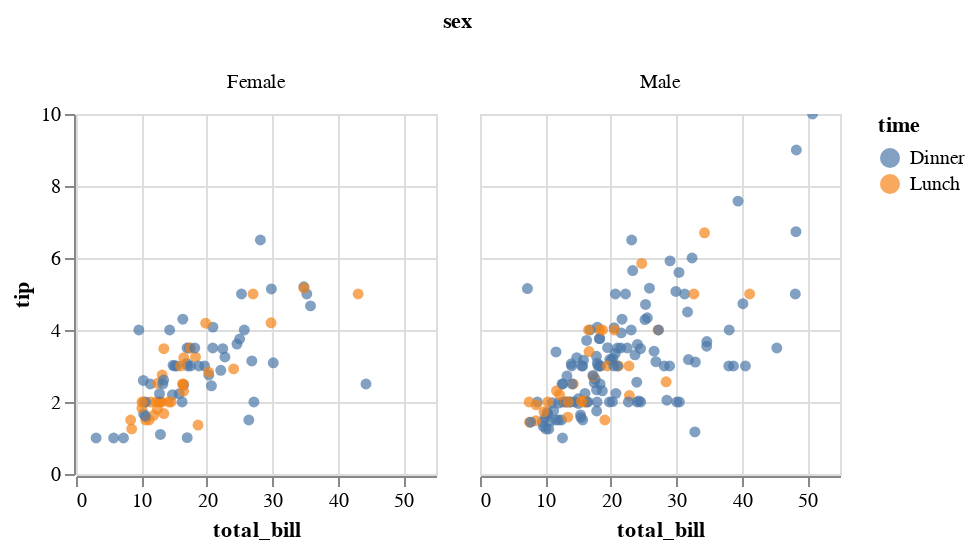

Notebook cell for this chart:
### Code cell
c = salt.FacetGrid(tips, col="sex", hue="time", palette="Set1", hue_order=["Dinner", "Lunch"])
display(c.map_dataframe(palt.scatter, "total_bill", "tip", **kws).add_legend())

g = sns.FacetGrid(tips, col="sex", hue="time", palette="Set1", hue_order=["Dinner", "Lunch"])
g = g.map(plt.scatter, "total_bill", "tip", **kws).add_legend()

### Figure 1 — Vega-Lite specification as saved in the notebook (floating-point values rounded to 4 significant figures; data arrays with more than 128 entries replaced by an {"elided": "..."} marker saying what was removed)
{"$schema": "https://vega.github.io/schema/vega-lite/v2.4.1.json", "config": {"view": {"height": 300, "width": 400}}, "data": {"values": {"elided": "244 records"}}, "facet": {"column": {"field": "sex", "type": "nominal"}}, "spec": {"encoding": {"color": {"field": "time", "type": "nominal"}, "x": {"field": "total_bill", "type": "quantitative"}, "y": {"field": "tip", "type": "quantitative"}}, "height": 180, "mark": "circle", "selection": {"selector007": {"bind": "scales", "encodings": ["x", "y"], "mark": {"fill": "#333", "fillOpacity": 0.125, "stroke": "white"}, "on": "[mousedown, window:mouseup] > window:mousemove!", "resolve": "global", "translate": "[mousedown, window:mouseup] > window:mousemove!", "type": "interval", "zoom": "wheel!"}}, "width": 180}}
